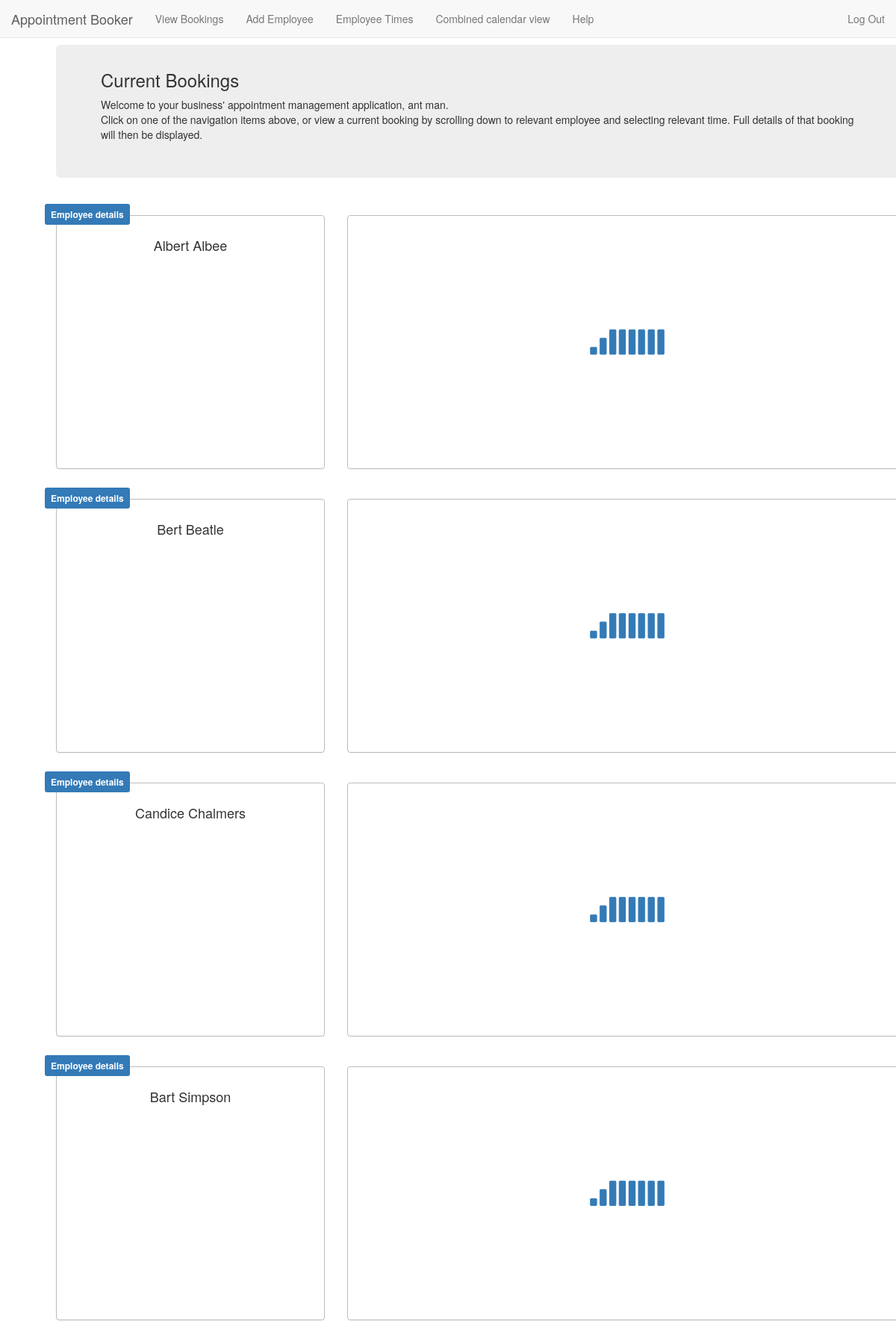
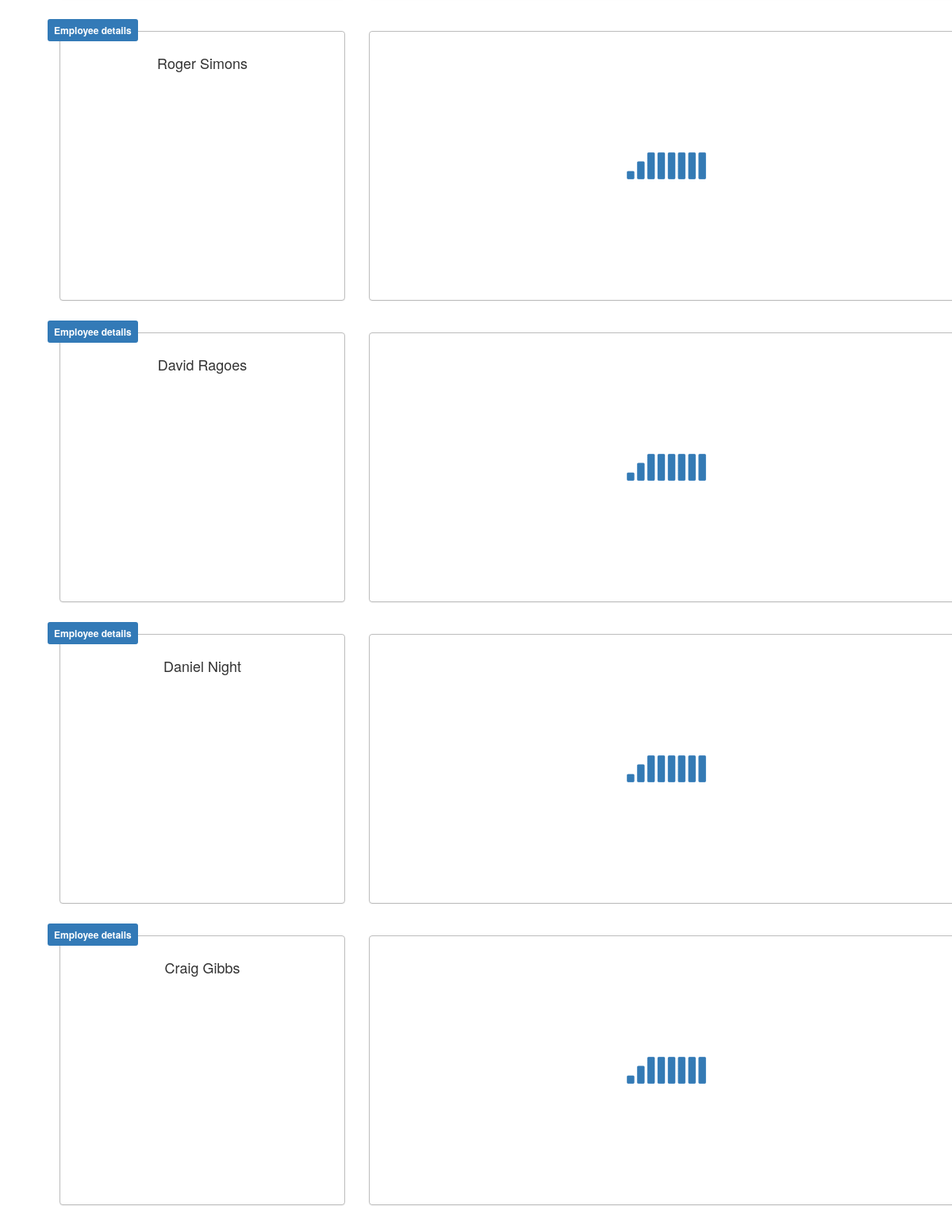
/mainPageOwner.php (signed in, upper part), run on the app's committed database (2 pictures, top to bottom).
### tables this page shows
CREATE TABLE `Employees` (
  `empID` int(11) NOT NULL AUTO_INCREMENT,
  `fName` varchar(40) NOT NULL,
  `lName` varchar(40) NOT NULL,
  `email` varchar(100) NOT NULL,
  PRIMARY KEY (`empID`)
);

### Controller.class.php (called while the page is built, shortened)
<?php
require_once('views/SiteContainer.class.php');
class Controller
{
    private $db;
    public function __construct()
    {
        require_once('config.php');
        $this->db = new mysqli(
            $config['db_addr'],
            $config['db_user'],
            $config['db_pass'],
            $config['db_name']
        );
    }
    public function mainPageOwner()
    {
        require_once('models/BusinessOwner.class.php');
        $bo = new BusinessOwner($_SESSION['email'], $this->db);
        require_once('views/OwnerMainPageView.class.php');
        $page = new OwnerMainPageView();
        $query = "SELECT fName, lName, empID
                FROM Employees;";
        $stmt = $this->db->prepare($query);
        $stmt->execute();
        $res = $stmt->get_result();
        $empArray = $res->fetch_all(MYSQLI_ASSOC);
        $page->printHtml($bo);
        $page->printCalendar($empArray);
    }
}

### mainPageOwner.php (called while the page is built)
<?php
require_once('Controller.class.php');
$ctrl = new Controller();
    $ctrl->mainPageOwner();

### models/BusinessOwner.class.php (called while the page is built, shortened)
<?php
class BusinessOwner
{
    public $fullName;
    public function __construct( $email, $db )
    {
        if ($this->data = $this->readFromDb($email, $db))
            return;
        else
            throw new Exception('Unable to find user, do they still exist?');
    }
    private function readFromDb($email, $db)
    {
        $stmt = $db->prepare("SELECT *, CONCAT_WS(' ', fName, lName) as fullName FROM BusinessOwner WHERE email = ?;");
        $stmt->bind_param('s', $email);
        $stmt->execute();
        $res = $stmt->get_result();
        $obj = $res->fetch_object();
        $this->fullName = $obj->fullName;
        return $obj;
    }
    public function get_fullName() { return $this->fullName; }
}

### config.php (called while the page is built, shortened)
<?php
$config = array(
    'site_url' => '',
    'site_path' => '',
    'db_addr' => 'localhost',
    'db_user' => 'antfellow',
    'db_pass' => '',
    'db_name' => 'appt_booker',
    'debug' => true
);

### views/OwnerMainPageView.class.php (the view)
<?php
class OwnerMainPageView    {
    public function printHtml($bo)
    {
    ?>
    <div class="container">
        <div class = "jumbotron jumbotron-fluid">
            <h3>Current Bookings</h3>
            <?php echo "Welcome to your business' appointment management application, ".$bo->get_fullName(); ?>.<br>
            Click on one of the navigation items above, or view a current booking by scrolling down to
            relevant employee and selecting relevant time.  Full details of that booking will then be displayed.
        </div>
    </div>
    <?php
    }
    public function printCalendar($empArray)
    {
    ?>
        <div class="container">
        <?php foreach ($empArray as $e) {  ?>
          <div class="row marg-top ">
            <div class="col-sm-4 hidden-xs">
              <div class="panel panel-default panel-address panel-calendar-height">
                <div class="company-tag label label-primary">Employee details</div>
                  <div class='panel-body'>
                    <h4> <?php echo $e['fName'].' '.$e['lName']; ?> </h4>
                  </div>
                </div>
              </div>
            <div class='col-sm-8 hidden-xs'>
              <div id="horizontal-calendar-big-wrapper-<?php echo $e['empID']; ?>" data-calendar-id=<?php echo $e['empID']; ?> class="horizontal-calendar-big-wrapper carousel slide" data-wrap="false" data-ride="carousel" data-interval="false">
                <div class='preloader'>
                </div>
              </div>
            </div>
          </div>
        <?php } ?>
      </div>
    <?php
    }
}

### css/custom.css (style rules this page uses)
html { position: relative; min-height: 100%; }
body { margin-bottom: 60px; padding-top: 60px; }
@media screen and (min-width: 768px) { .jumbotron { padding-top: 14px; } }

### css/calendar.css (style rules this page uses)
.preloader { height: 100%; width: 100%; background-color: green; background: url("../img/preloader.gif") 50% 50% no-repeat; }
.marg-top { margin-top: 20px; }
.panel-calendar-height { height: 340px; }
.panel-address { padding: 5px; text-align: center; border: 1px solid #BCBCBC; }
.panel-address .company-tag { font-size: 12px; padding: 8px; position: absolute; left: 0; top: -15px; }
.horizontal-calendar-big-wrapper { border: 1px solid #BCBCBC; border-radius: 4px; box-shadow: 0 1px 1px rgba(0, 0, 0, 0.05); font-size: 12px; height: 340px; z-index: 1020; text-align: center; }
.horizontal-calendar-big-wrapper { overflow: visible; }

### data on the page
employees: fName "Albert", lName "Albee"
employees: fName "Bert", lName "Beatle"
employees: fName "Candice", lName "Chalmers"
employees: fName "Bart", lName "Simpson"
employees: fName "Roger", lName "Simons"
employees: fName "David", lName "Ragoes"
employees: fName "Daniel", lName "Night"
employees: fName "Craig", lName "Gibbs"

### other printed values
$bo->get_fullName() "ant man"
